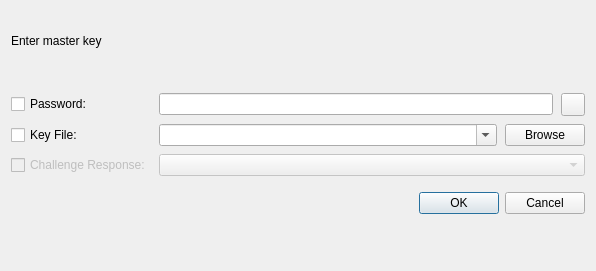
<?xml version="1.0" encoding="UTF-8"?>
<ui version="4.0">
 <class>DatabaseOpenWidget</class>
 <widget class="QWidget" name="DatabaseOpenWidget">
  <property name="geometry">
   <rect>
    <x>0</x>
    <y>0</y>
    <width>596</width>
    <height>271</height>
   </rect>
  </property>
  <layout class="QVBoxLayout" name="verticalLayout" stretch="0,1,0,0,1,0,0,3">
   <property name="spacing">
    <number>8</number>
   </property>
   <item>
    <widget class="MessageWidget" name="messageWidget" native="true"/>
   </item>
   <item>
    <spacer name="verticalSpacer_2">
     <property name="orientation">
      <enum>Qt::Vertical</enum>
     </property>
     <property name="sizeHint" stdset="0">
      <size>
       <width>20</width>
       <height>40</height>
      </size>
     </property>
    </spacer>
   </item>
   <item>
    <widget class="QLabel" name="labelHeadline">
     <property name="text">
      <string>Enter master key</string>
     </property>
    </widget>
   </item>
   <item>
    <widget class="QLabel" name="labelFilename"/>
   </item>
   <item>
    <spacer name="verticalSpacer_3">
     <property name="orientation">
      <enum>Qt::Vertical</enum>
     </property>
     <property name="sizeHint" stdset="0">
      <size>
       <width>20</width>
       <height>40</height>
      </size>
     </property>
    </spacer>
   </item>
   <item>
    <layout class="QGridLayout" name="gridLayout">
     <property name="verticalSpacing">
      <number>8</number>
     </property>
     <item row="4" column="0">
      <widget class="QCheckBox" name="checkChallengeResponse">
       <property name="enabled">
        <bool>false</bool>
       </property>
       <property name="text">
        <string>Challenge Response:</string>
       </property>
      </widget>
     </item>
     <item row="0" column="0">
      <widget class="QCheckBox" name="checkPassword">
       <property name="text">
        <string>Password:</string>
       </property>
      </widget>
     </item>
     <item row="4" column="2">
      <widget class="QComboBox" name="comboChallengeResponse">
       <property name="enabled">
        <bool>false</bool>
       </property>
      </widget>
     </item>
     <item row="0" column="2">
      <layout class="QHBoxLayout" name="horizontalLayout">
       <item>
        <widget class="PasswordEdit" name="editPassword">
         <property name="echoMode">
          <enum>QLineEdit::Password</enum>
         </property>
        </widget>
       </item>
       <item>
        <widget class="QToolButton" name="buttonTogglePassword">
         <property name="checkable">
          <bool>true</bool>
         </property>
        </widget>
       </item>
      </layout>
     </item>
     <item row="5" column="2">
      <widget class="KMessageWidget" name="ykMessageWidget" native="true"/>
     </item>
     <item row="1" column="2">
      <layout class="QHBoxLayout" name="horizontalLayout_2">
       <item>
        <widget class="QComboBox" name="comboKeyFile">
         <property name="sizePolicy">
          <sizepolicy hsizetype="Expanding" vsizetype="Fixed">
           <horstretch>0</horstretch>
           <verstretch>0</verstretch>
          </sizepolicy>
         </property>
         <property name="editable">
          <bool>true</bool>
         </property>
        </widget>
       </item>
       <item>
        <widget class="QPushButton" name="buttonBrowseFile">
         <property name="text">
          <string>Browse</string>
         </property>
        </widget>
       </item>
      </layout>
     </item>
     <item row="1" column="0">
      <widget class="QCheckBox" name="checkKeyFile">
       <property name="text">
        <string>Key File:</string>
       </property>
      </widget>
     </item>
    </layout>
   </item>
   <item>
    <widget class="QDialogButtonBox" name="buttonBox">
     <property name="orientation">
      <enum>Qt::Horizontal</enum>
     </property>
     <property name="standardButtons">
      <set>QDialogButtonBox::Cancel|QDialogButtonBox::Ok</set>
     </property>
    </widget>
   </item>
   <item>
    <spacer name="verticalSpacer">
     <property name="orientation">
      <enum>Qt::Vertical</enum>
     </property>
     <property name="sizeHint" stdset="0">
      <size>
       <width>20</width>
       <height>40</height>
      </size>
     </property>
    </spacer>
   </item>
  </layout>
 </widget>
 <customwidgets>
  <customwidget>
   <class>PasswordEdit</class>
   <extends>QLineEdit</extends>
   <header>gui/PasswordEdit.h</header>
  </customwidget>
  <customwidget>
   <class>KMessageWidget</class>
   <extends>QWidget</extends>
   <header>gui/kmessagewidget.h</header>
   <container>1</container>
  </customwidget>
  <customwidget>
   <class>MessageWidget</class>
   <extends>QWidget</extends>
   <header>gui/MessageWidget.h</header>
   <container>1</container>
  </customwidget>
 </customwidgets>
 <tabstops>
  <tabstop>checkPassword</tabstop>
  <tabstop>editPassword</tabstop>
  <tabstop>buttonTogglePassword</tabstop>
  <tabstop>checkKeyFile</tabstop>
  <tabstop>comboKeyFile</tabstop>
  <tabstop>buttonBrowseFile</tabstop>
  <tabstop>buttonBox</tabstop>
 </tabstops>
 <resources/>
 <connections/>
</ui>
